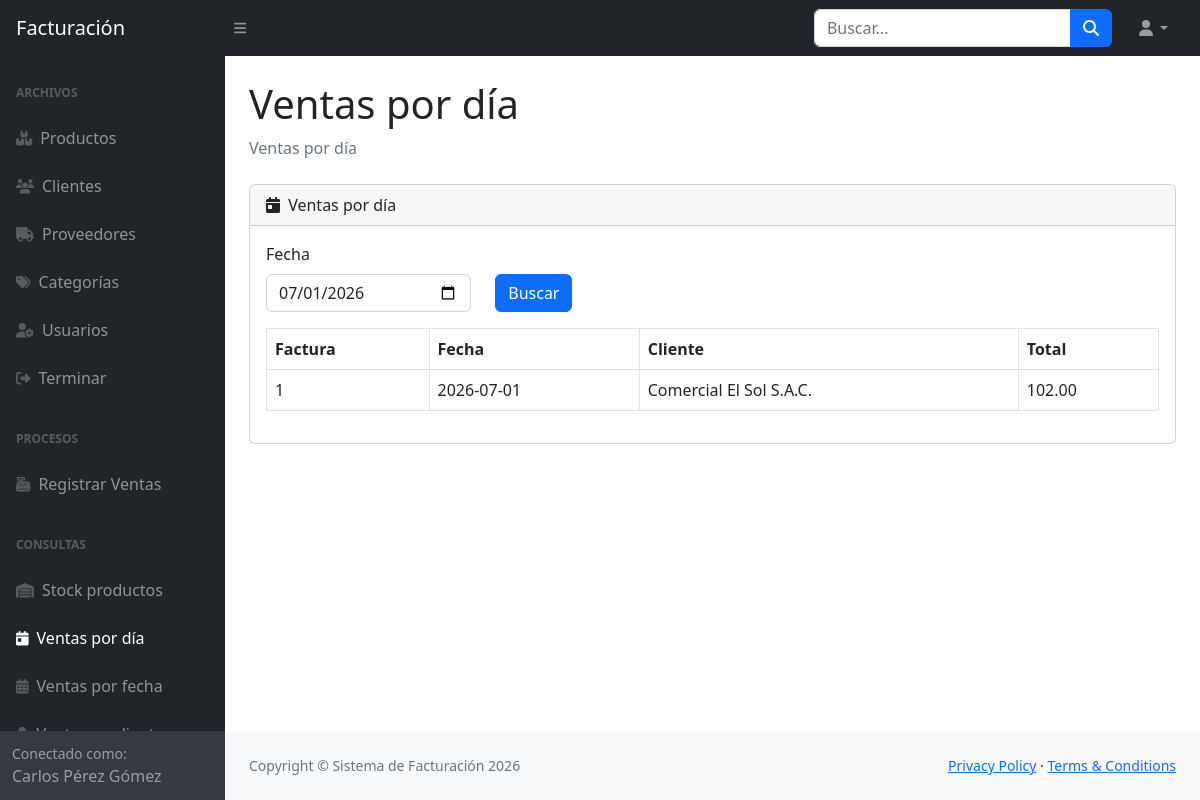
Screenshot of /vista/ventas_dia.php?date=2026-07-01 (signed in) with the database file from the repository.
### tables this page shows
CREATE TABLE `facturas` (
  `idfactura` int(11) NOT NULL,
  `fecha` date DEFAULT NULL,
  `idcliente` varchar(10) DEFAULT NULL,
  `idusuario` varchar(3) DEFAULT NULL,
  `fechareg` datetime DEFAULT NULL,
  `idcondicion` char(2) DEFAULT NULL,
  `valorventa` decimal(10,4) DEFAULT NULL,
  `igv` decimal(10,4) DEFAULT NULL
);

CREATE TABLE `clientes` (
  `idcliente` varchar(10) NOT NULL,
  `nomcliente` varchar(128) DEFAULT NULL,
  `ruccliente` varchar(11) DEFAULT NULL,
  `dircliente` varchar(128) DEFAULT NULL,
  `telcliente` varchar(9) DEFAULT NULL,
  `emailcliente` varchar(64) DEFAULT NULL
);

### vista/common.php (called while the page is built, shortened)
<?php
function safe($text) {
    return htmlspecialchars($text, ENT_QUOTES, 'UTF-8');
}
function fetchRows($mysqli, $sql, $types = '', $params = []) {
    $stmt = $mysqli->prepare($sql);
    if ($types !== '') {
        $stmt->bind_param($types, ...$params);
    }
    $stmt->execute();
    $result = $stmt->get_result();
    $rows = [];
    while ($row = $result->fetch_assoc()) {
        $rows[] = $row;
    }
    return $rows;
}

### vista/ventas_dia.php (the view, shortened to what this page needs)
<?php
require_once 'common.php';
$date = trim($_GET['date'] ?? date('Y-m-d'));
$reportRows = fetchRows($mysqli, 'SELECT f.idfactura, f.fecha, c.nomcliente, SUM(d.cant*d.preuni) AS total FROM facturas f LEFT JOIN clientes c ON f.idcliente = c.idcliente LEFT JOIN detallefactura d ON f.idfactura = d.idfactura WHERE DATE(f.fecha) = ? GROUP BY f.idfactura ORDER BY f.fecha DESC', 's', [$date]);
require 'header.php';
?>
                        <div class="card mb-4">
                            <div class="card-header">
                                <i class="fas fa-calendar-day me-1"></i>
                                Ventas por día
                            </div>
                            <div class="card-body">
                                <form method="get" action="ventas_dia.php">
                                    <div class="row mb-3">
                                        <div class="col-md-3">
                                            <label class="form-label">Fecha</label>
                                            <input class="form-control" type="date" name="date" value="<?php echo safe($date); ?>" />
                                        </div>
                                        <div class="col-md-3 align-self-end">
                                            <button class="btn btn-primary" type="submit">Buscar</button>
                                        </div>
                                    </div>
                                </form>
                                <div class="table-responsive">
                                    <table class="table table-bordered" id="datatablesSimple">
                                        <thead>
                                            <tr>
                                                <th>Factura</th>
                                                <th>Fecha</th>
                                                <th>Cliente</th>
                                                <th>Total</th>
                                            </tr>
                                        </thead>
                                        <tbody>
                                            <?php foreach ($reportRows as $row): ?>
                                                <tr>
                                                    <td><?php echo safe($row['idfactura']); ?></td>
                                                    <td><?php echo safe($row['fecha']); ?></td>
                                                    <td><?php echo safe($row['nomcliente']); ?></td>
                                                    <td><?php echo number_format($row['total'], 2); ?></td>
                                                </tr>
                                            <?php endforeach; ?>
                                        </tbody>
                                    </table>
                                </div>
                            </div>
                        </div>
<?php require 'footer.php'; ?>

### rows the page displays
facturas: idfactura "1", fecha "2026-07-01", idcliente.nomcliente "Comercial El Sol S.A.C.", total "102.00"

### other values shown
safe($_SESSION['user']['fullname'] ?? $_SESSION['user']['username']) "Carlos Pérez Gómez"
safe($pageTitle) "Ventas por día"
